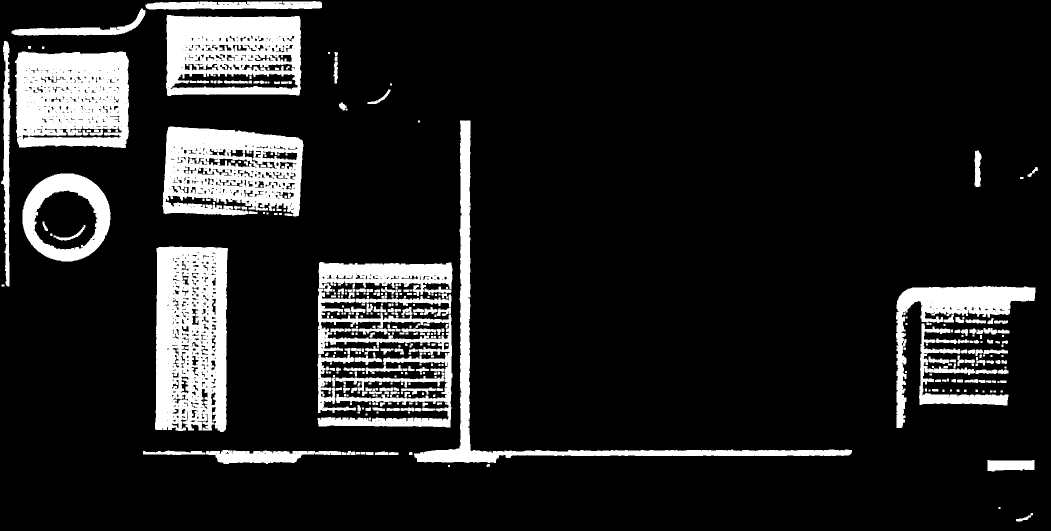
#> input picture OpenCV/image/009.jpg, 2102 x 1062 px (shown at 1/2 size)
$ python '_19直线检测.py'   (older library calls are emulated)
#> lines starting #> are read from the running program, lines starting #| are printed output that depends on the picture; after the words box and inside, x2 and y2 are one past the last pixel; in counts of white or black regions, pixels touching at a corner belong together; long printed decimals are rounded
import cv2
import numpy as np


# [120 lines left out: function _detect_roi_mid, not called in this run]


def _detect_roi(image, orient, brightness, max_pts_num, min_pts_num, mag_thresh, is_subpixel=True, n=5):
    '''
    one image, one roi
    返回值：
    line_point: [x0,y0,x1,y1]  拟合的直线起始点坐标
    coeff: [0,k,b] 拟合直线的系数 0表示成功拟合直线-1：线未拟合成功
    pts:[[x1,y1],[x2,y2],..] 拟合直线所用到的点
    '''

    h, w = image.shape
    mag, mag_angle = _gen_magnitude(image)
    delete_ranges = []
    # 删除梯度方向不对的点
    if orient == '从右到左':
        if brightness == '从白到黑':
            delete_ranges.append((120, 240))
        elif brightness == '从黑到白':
            delete_ranges.append((0, 60))
            delete_ranges.append((300, 360))
    elif orient == '从上到下':
        if brightness == '从白到黑':
            delete_ranges.append((30, 150))
        elif brightness == '从黑到白':
            delete_ranges.append((210, 330))
    elif orient == '从下到上':
        if brightness == '从白到黑':
            delete_ranges.append((210, 330))
        elif brightness == '从黑到白':
            delete_ranges.append((30, 150))
    elif orient == '从左到右':
        if brightness == '从白到黑':
            delete_ranges.append((0, 60))
            delete_ranges.append((300, 360))
        elif brightness == '从黑到白':
            delete_ranges.append((120, 240))
    for bound in delete_ranges:
        mag[np.logical_and(mag_angle >= bound[0], mag_angle <= bound[1])] = 0
    # '从右到左', '从左到右'
    if orient in ['从右到左', '从左到右']:
        if orient == '从右到左':
            max_h = mag.shape[1] - np.argmax(mag[:, ::-1], axis=1) - 1
        else:
            max_h = np.argmax(mag, axis=1)

        pts = np.stack([max_h, np.array(range(mag.shape[0]), np.int32)], axis=0)  #pts=[[x1,x2..],[y1,y2..]]
        num = max_h.shape[0]
        if num > max_pts_num:
            used = np.linspace(0, num, max_pts_num, endpoint=False)
            used = used.astype(np.int32)
            used_num = used.shape[0]
        else:
            used = pts[1, :]    #used表示使用那些行
            used_num = num

        if is_subpixel:
            sub_pts = []
            # subpixel
            for i in range(used_num):
                cur_y = pts[1, used[i]]
                cur_x = pts[0, used[i]]
                if mag[cur_y, cur_x] < mag_thresh:
                    continue
                if cur_x == 0 or cur_x == w - 1:
                    sub_pts.append((cur_x, cur_y))
                else:
                    val = mag[cur_y, cur_x - 1] + mag[cur_y, cur_x + 1] - 2 * mag[cur_y, cur_x]
                    sign = np.sign(val)
                    if sign == 0:
                        sign = 1
                    sub_offset = (mag[cur_y, cur_x - 1] - mag[cur_y, cur_x + 1]) / (sign * max(0.0001, abs(val))) / 2
                    sub_pts.append((sub_offset + cur_x, cur_y))
            # 竖直方向角度需考虑数值精度问题
            pts = np.array(sub_pts)     #pts=[[x1,y1],[x2,y2]..]
        else:
            pts = (pts[:, used]).transpose()

        if pts.shape[0] - n < min_pts_num or pts.shape[1] != 2:
            coeff = np.array([-1, -1, -1])
            return None, coeff, None
        else:
            #先拟合一次直线
            coeff = np.polyfit(pts[:,1], pts[:,0], 1)   #此处拟合x=k1y+b1,反算出y=kx+b中的k，b
            sign = np.sign(coeff[0])
            if sign == 0:
                sign = 1
            k = 1 / (sign * max(np.abs(coeff[0]), 0.0001))
            coeff = np.array((0, k, - coeff[1] * k))
            line_point = _coeff2pts(image, coeff[1:])
            #删除n个异常点
            pts = _del_max_distance_point(pts, line_point, n)
            #再拟合一次
            coeff = np.polyfit(pts[:, 1], pts[:, 0], 1)
            sign = np.sign(coeff[0])
            if sign == 0:
                sign = 1
            k = 1 / (sign * max(np.abs(coeff[0]), 0.0001))
            coeff = np.array((0, k, - coeff[1] * k))
            line_point = _coeff2pts(image, coeff[1:])
            return line_point, coeff, pts

    elif orient in ['从上到下', '从下到上']:
        if orient == '从下到上':
            max_w = mag.shape[0] - np.argmax(mag[::-1, :], axis=0) - 1
        else:
            max_w = np.argmax(mag, axis=0)

        pts = np.stack([np.array(range(mag.shape[1]), np.int32), max_w], axis=0)
        num = max_w.shape[0]
        if num > max_pts_num:
            used = np.linspace(0, num, max_pts_num, endpoint=False)
            used = used.astype(np.int32)
            used_num = used.shape[0]
        else:
            used = pts[0, :]
            used_num = num

        if is_subpixel:
            sub_pts = []
            # subpixel
            for i in range(used_num):
                cur_y = pts[1, used[i]]
                cur_x = pts[0, used[i]]
                if mag[cur_y, cur_x] < mag_thresh:
                    continue
                if cur_y == 0 or cur_y == h - 1:
                    sub_pts.append((cur_x, cur_y))
                else:
                    val = mag[cur_y - 1, cur_x] + mag[cur_y + 1, cur_x] - 2 * mag[cur_y, cur_x]
                    sign = np.sign(val)
                    if sign == 0:
                        sign = 1
                    sub_offset = (mag[cur_y - 1, cur_x] - mag[cur_y + 1, cur_x]) / (sign * max(0.0001, abs(val))) / 2
                    sub_pts.append((cur_x, sub_offset + cur_y))
            pts = np.array(sub_pts)
        else:
            pts = (pts[:, used]).transpose()

        if pts.shape[0] - n < min_pts_num or pts.shape[1] != 2:
            coeff = np.array([-1, -1, -1])
            return None, coeff, None
        else:
            coeff = np.polyfit(pts[:,0], pts[:,1], 1)
            coeff = np.array((0, coeff[0], coeff[1]))
            line_point = _coeff2pts(image, coeff[1:])

            pts = _del_max_distance_point(pts,line_point,n)

            coeff = np.polyfit(pts[:,0], pts[:,1], 1)
            coeff = np.array((0, coeff[0], coeff[1]))
            line_point = _coeff2pts(image, coeff[1:])
            return line_point, coeff, pts


#去除n个距离最大的点
def _del_max_distance_point(pts,line_point,n=5):
    if n>0:
        line_point1 = np.array([line_point[0], line_point[1]])
        line_point2 = np.array([line_point[2], line_point[3]])
        lst_point = []
        for idx, point in enumerate(pts):
            lst_point.append([idx, _point_distance_line(point, line_point1, line_point2)])
        lst_point.sort(key=lambda x: x[1])
        lst_point = np.array(lst_point[-n:])
        pts = np.delete(pts, (lst_point[:,0]).astype(np.int64), axis=0)  #注意索引要为整数 np.int64
        return pts

#计算点到直线距离
def _point_distance_line(point,line_point1,line_point2):
    # 计算向量
    vec1 = line_point1 - point
    vec2 = line_point2 - point
    distance = np.abs(np.cross(vec1, vec2)) / np.linalg.norm(line_point1 - line_point2)
    return distance


#计算梯度与梯度方向
def _gen_magnitude(img):
    '''
    计算图像的梯度特征
    :param img:
    :return:
    '''
    smoothed = cv2.GaussianBlur(img, (3, 3), 0, sigmaY=0, borderType=cv2.BORDER_REPLICATE)
    sobel_dx = cv2.Sobel(smoothed, cv2.CV_32F, 1, 0, ksize=3, scale=1, delta=0, borderType=cv2.BORDER_REPLICATE)
    sobel_dy = cv2.Sobel(smoothed, cv2.CV_32F, 0, 1, ksize=3, scale=1, delta=0, borderType=cv2.BORDER_REPLICATE)
    magnitude = np.sqrt(sobel_dx * sobel_dx + sobel_dy * sobel_dy)
    sobel_ag = cv2.phase(sobel_dx, sobel_dy, angleInDegrees=True)
    return magnitude, sobel_ag

#计算拟合直线端点坐标
def _coeff2pts(image, coeff):
    '''
    计算拟合直线的起始点坐标
    coeff: coeff[0] * x + coeff[1] = y
    返回值
    pts: [x0,y0,x1,y1]
    '''
    h, w = image.shape[:2]
    pts = []
    sign = np.sign(coeff[0])
    if sign == 0:
        sign = 1
    inv_k = sign * 1 / max(np.abs(coeff[0]), 0.0001)
    x0 = 0
    y0 = coeff[1]
    if y0 >= 0 and y0 <= h - 1:
        pts.append((x0, y0))
    y0 = 0
    x0 = - coeff[1] * inv_k
    if x0 >= 0 and x0 <= w - 1:
        pts.append((x0, y0))
    if len(pts) == 2:
        pts = [pts[0][0], pts[0][1], pts[1][0], pts[1][1]]
        return pts
    x0 = w - 1
    y0 = coeff[0] * x0 + coeff[1]
    if y0 >= 0 and y0 <= h - 1:
        pts.append((x0, y0))
    if len(pts) == 2:
        pts = [pts[0][0], pts[0][1], pts[1][0], pts[1][1]]
        return pts
    y0 = h - 1
    x0 = (y0 - coeff[1]) * inv_k
    if x0 >= 0 and x0 <= w - 1:
        pts.append((x0, y0))
    pts = [pts[0][0], pts[0][1], pts[1][0], pts[1][1]]
    return pts


def detect_line_subpixel(img,
                         rect,
                         orient='从左到右',
                         brightness='从白到黑',
                         max_pts_num=80,
                         min_pts_num=5,
                         mag_thresh=50,
                         is_subpixel=True,
                         n=5):
    '''
    images: 输入图像
    rect: list [x0, y0, x1, y1]  找线区域 输入任意两对角坐标
    orient: str  '从左到右','从右到左','从上到下','从下到上' （方向）
    brightness: str '从白到黑','从黑到白','暗中线','亮中线'
    max_pts_num: int, 最大点数
    min_pts_num: int, 最小点数
    mag_thresh: int, magnitude/gray thresh 梯度阈值/灰度阈值
    is_subpixel: 亚像素精度
    n: int 剔除距离最大的n个点

    返回值：
    line_point: [x0,y0,x1,y1]  拟合的直线起始点坐标
    coeff: [k,b] 拟合直线的系数
    pts:[[x1,y1],[x2,y2],..] 拟合直线所用到的点
    angle: float  拟合直线的角度
    '''

    assert img is not None, "img is not None!"

    #转为单通道灰度图
    if len(img.shape) > 2:
        if img.shape[2] == 3:
            gray = cv2.cvtColor(img, cv2.COLOR_BGR2GRAY)
        else:
            gray = img[:, :, 0]
    else:
        gray = img

    x0,y0,x1,y1 = np.rint(rect).astype(np.int32)
    if x1 < x0 and y1 < y0:
        x0,x1 = x1,x0
        y0,y1 = y1,y0
    elif x0 < x1 and y0 > y1:
        y0, y1 = y1, y0
    elif x0 > x1 and y0 <y1:
        x0, x1 = x1, x0

    roi = gray[y0:y1, x0:x1]

    if '中线' in brightness:
        line_point, coeff, pts = _detect_roi_mid(roi, orient, brightness, max_pts_num + n, min_pts_num, mag_thresh, is_subpixel, n)
    else:
        line_point, coeff, pts = _detect_roi(roi, orient, brightness, max_pts_num + n, min_pts_num, mag_thresh, is_subpixel, n)

    if coeff[0] == 0:
        line_point[0] = line_point[0] + x0
        line_point[1] = line_point[1] + y0
        line_point[2] = line_point[2] + x0
        line_point[3] = line_point[3] + y0
        pts[:, 0] = pts[:, 0] + x0
        pts[:, 1] = pts[:, 1] + y0
        coeff = coeff[1:]
        #计算直线倾斜角度
        angle = np.arctan(coeff[0]) * 57.29577

        # [10 lines of commented-out code are left out]

        return line_point, coeff, pts, angle
    else:
        return None, None, None, None


if __name__ == '__main__':
    img = cv2.imread(r'./image/009.jpg')
#> img is the input picture: shape (1062, 2102, 3); min 0, max 255, mean 33.3
    rect = [364, 218, 569, 302]
    orient = '从上到下'
    brightness = '从黑到白'
    max_pts_num = 80
    min_pts_num = 5
    mag_thresh = 50
    n = 5
    line_point, coeff, pts, angle = detect_line_subpixel(img, rect, orient, brightness, max_pts_num, min_pts_num, mag_thresh, n=n)
#> in detect_line_subpixel, `roi = gray[y0:y1, x0:x1]`:
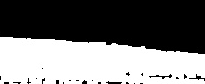
#> roi: shape (84, 205); min 0, max 255, mean 117.3
#> in _gen_magnitude, `smoothed = cv2.GaussianBlur(img, (3, 3), 0, sigmaY=0, borderType=cv2.B..`:
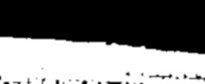
#> smoothed: shape (84, 205); min 0, max 255, mean 117.3
#> in _gen_magnitude, `sobel_dx = cv2.Sobel(smoothed, cv2.CV_32F, 1, 0, ksize=3, scale=1, del..`:
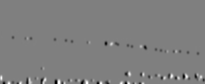
#> sobel_dx: shape (84, 205) float32; min -764, max 761, mean -2; drawn with min black and max white
#> in _gen_magnitude, `sobel_dy = cv2.Sobel(smoothed, cv2.CV_32F, 0, 1, ksize=3, scale=1, del..`:
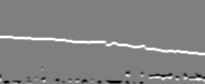
#> sobel_dy: shape (84, 205) float32; min -763, max 766, mean 19.2; drawn with min black and max white
#> in _gen_magnitude, `magnitude = np.sqrt(sobel_dx * sobel_dx + sobel_dy * sobel_dy)`:
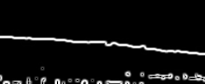
#> magnitude: shape (84, 205) float32; min 0, max 816.5, mean 45.7; drawn with min black and max white
#> in _gen_magnitude, `sobel_ag = cv2.phase(sobel_dx, sobel_dy, angleInDegrees=True)`:
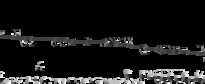
#> sobel_ag: shape (84, 205) float32; min 0, max 359.9, mean 32.4; drawn with min black and max white
#> after the loop in _detect_roi, `for bound in delete_ranges:`:
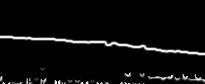
#> mag: shape (84, 205) float32; 6.03% of pixels changed, all inside (x1, y1, x2, y2) = (0, 32, 205, 84); drawn with min black and max white
#> in _detect_roi, `max_w = np.argmax(mag, axis=0)`: max_w = 205 values, max 82 at index 82, min 36 at index 2, mean 44.06
#> the loop in _detect_roi, `for i in range(used_num):` made 85 passes
#> (cur_y, cur_x, val, sub_offset) on passes 1 to 12: (37, 0, -512, -0.492), (36, 2, -509, 0.496), (36, 4, -510, 0.498), (36, 7, -508, 0.5), (36, 9, -508, 0.5), (37, 12, -541.4, -0.166), (37, 14, -512.3, 0.433), (38, 16, -512, -0.496), (38, 19, -509, -0.496), (37, 21, -511, 0.5), (38, 24, -512.9, -0.431), (38, 26, -506, -0.126)
#> after the loop in _detect_roi, `for i in range(used_num):`: sub_pts = 85 pairs, first value 0 to 202, second value 36.5 to 82.45
#> in _detect_roi, `pts = np.array(sub_pts)`: pts has the same summary as sub_pts
#> in _detect_roi, `coeff = np.polyfit(pts[:,0], pts[:,1], 1)`: coeff = [0.0908, 35.3]
#> in _detect_roi, `coeff = np.array((0, coeff[0], coeff[1]))`: coeff = [0, 0.0908, 35.3]
#> in _coeff2pts, `sign = np.sign(coeff[0])`: sign = 1
#> in _coeff2pts, `inv_k = sign * 1 / max(np.abs(coeff[0]), 0.0001)`: inv_k = 11.01
#> in _coeff2pts, `y0 = coeff[1]`: y0 = 35.3
#> in _coeff2pts, `x0 = - coeff[1] * inv_k`: x0 = -388.8
#> in _coeff2pts, `y0 = coeff[0] * x0 + coeff[1]`: y0 = 53.83
#> in _coeff2pts, `pts = [pts[0][0], pts[0][1], pts[1][0], pts[1][1]]`: pts = [0, 35.3, 204, 53.83]
#> in _del_max_distance_point, `line_point1 = np.array([line_point[0], line_point[1]])`: line_point1 = [0, 35.3]
#> in _del_max_distance_point, `line_point2 = np.array([line_point[2], line_point[3]])`: line_point2 = [204, 53.83]
#> the loop in _del_max_distance_point, `for idx, point in enumerate(pts):` made 85 passes
#> (point, vec1 in _point_distance_line, vec2 in _point_distance_line, distance in _point_distance_line) on passes 1 to 12: ([0, 36.51], [0, -1.2], [204, 17.32], 1.2), ([2, 36.5], [-2, -1.19], [202, 17.33], 1.01), ([4, 36.5], [-4, -1.19], [200, 17.33], 0.828), ([7, 36.5], [-7, -1.2], [197, 17.33], 0.559), ([9, 36.5], [-9, -1.2], [195, 17.33], 0.378), ([12, 36.83], [-12, -1.53], [192, 16.99], 0.439), ([14, 37.43], [-14, -2.13], [190, 16.39], 0.855), ([16, 37.5], [-16, -2.2], [188, 16.32], 0.745), ([19, 37.5], [-19, -2.2], [185, 16.32], 0.473), ([21, 37.5], [-21, -2.2], [183, 16.33], 0.289), ([24, 37.57], [-24, -2.27], [180, 16.26], 0.0857), ([26, 37.87], [-26, -2.57], [178, 15.95], 0.208)
#> after the loop in _del_max_distance_point, `for idx, point in enumerate(pts):`: lst_point = 85 pairs, first value 0 to 84, second value 0.00967 to 39.54
#> in _del_max_distance_point, `lst_point = np.array(lst_point[-n:])`: lst_point = [[42, 2.97], [47, 2.99], [43, 3.14], [68, 27.52], [34, 39.54]]
#> in _del_max_distance_point, `pts = np.delete(pts, (lst_point[:,0]).astype(np.int64), axis=0)`: pts = 80 pairs, first value 0 to 202, second value 36.5 to 53.51
#> in _detect_roi, `coeff = np.polyfit(pts[:,0], pts[:,1], 1)`: coeff = [0.0874, 34.92]
#> in _detect_roi, `coeff = np.array((0, coeff[0], coeff[1]))`: coeff = [0, 0.0874, 34.92]
#> in _detect_roi, `line_point = _coeff2pts(image, coeff[1:])`: line_point = [0, 34.92, 204, 52.75]
#> in detect_line_subpixel, `line_point, coeff, pts = _detect_roi(roi, orient, brightness, max_pts_..`: coeff = [0, 0.0874, 34.92]
#> in detect_line_subpixel, `coeff = coeff[1:]`: coeff = [0.0874, 34.92]
#> in detect_line_subpixel, `angle = np.arctan(coeff[0]) * 57.29577`: angle = 5
#> line_point = [364, 252.9, 568, 270.7]; coeff = [0.0874, 34.92]; pts = 80 pairs, first value 364 to 566, second value 254.5 to 271.5; angle = 5
    print(line_point,'\n',coeff,'\n',pts)
#> (printed output is left out)
    print('直线倾斜角度为',angle)
#| 直线倾斜角度为 4.995
    x0, y0, x1, y1 = line_point
#> x0 = 364; y0 = 252.9; x1 = 568; y1 = 270.7
    cv2.line(img,(int(x0),int(y0)),(int(x1),int(y1)),(0,0,255))
#> img: shape (1062, 2102, 3); 0.01% of pixels changed, all inside (x1, y1, x2, y2) = (364, 252, 569, 271)
    cv2.imshow('',img)
    cv2.waitKey(0)
